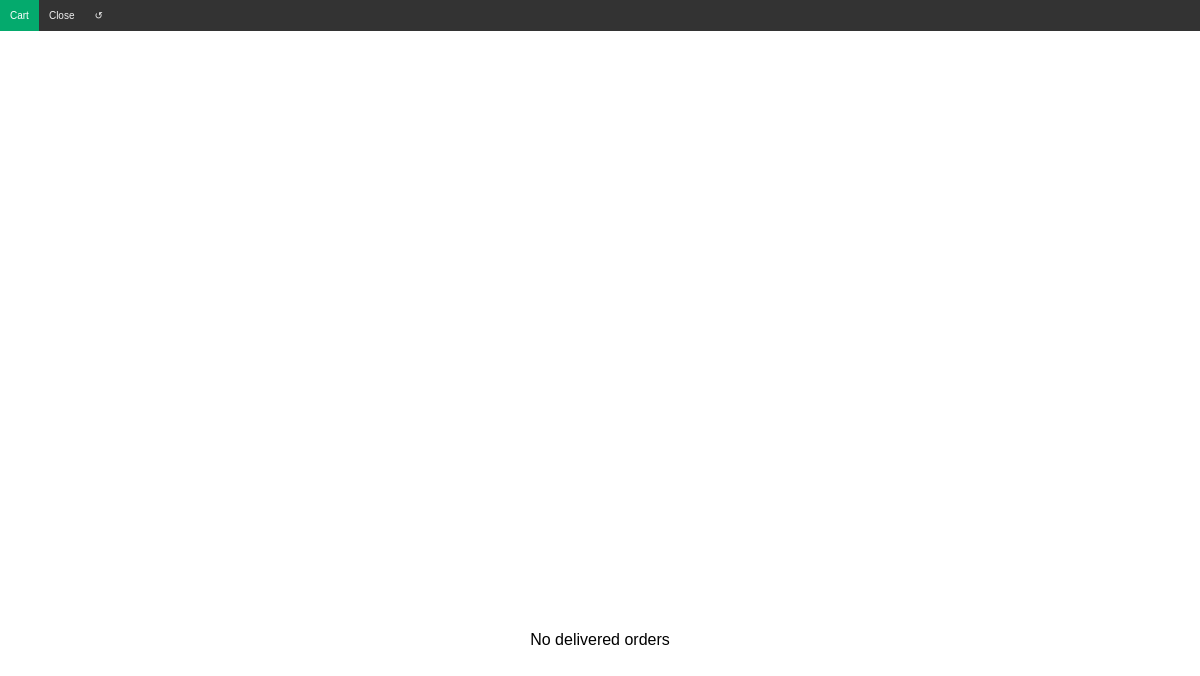
/orders/ (signed in), run on an earlier commit of the app's database.
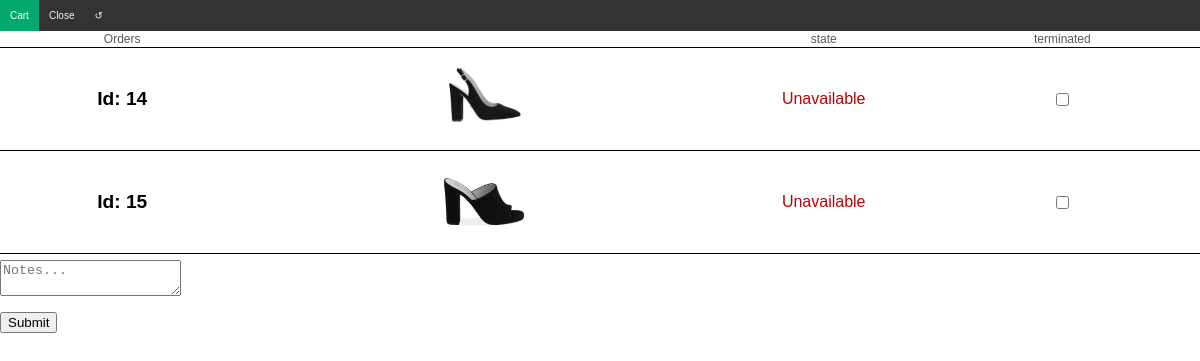
And on a later commit of the database.
### shoes/models.py (models this page shows, shortened)
class ShoeImage(models.Model):
    shoe = models.ForeignKey('Shoe', on_delete=models.CASCADE, null=True)
    image = models.ImageField()

class Shoe(models.Model):
    SEAS_CHOICES = (
    ("Autumn", "Autumn"),
    ("Winter", "Winter"),
    ("Spring", "Spring"),
    ("Summer", "Summer"),
    )
    MODEL_CHOICES = (
    ("Décolleté", "Décolleté"),
    ("D'Orsay", "D'Orsay"),
    ("V-neck", "V-neck"),
    ("Mules", "Mules"),
    ("Sabot", "Sabot"),
    ("Clogs", "Clogs"),
    ("Mocassins", "Mocassins"),
    ("Brogues", "Brogues"),
    ("Sandals", "Sandals"),
    ("Lace-up", "Lace-up"),
    ("Gladiators", "Gladiators"),
    ("Boots", "Boots"),
    ("Boots Texan", "Boots Texan"),
    ("Ankle Boots", "Ankle Boots"),
    ("Sock Boots", "Sock Boots"),
    ("Cuissardes", "Cuissardes"),
    ("Sneakers", "Sneakers"),
    ("Pumps", "Pumps"),
    ("T-Strap", "T-Strap"),
    ("Cross-Strap", "Cross-Strap"),
    ("Diagonal-Strap", "Diagonal-Strap"),
    ("Ankle-Strap", "Ankle-Strap"),
    ("Beatles", "Beatles"),
    ("Bikers", "Bikers"),
    ("Mary Jane", "Mary Jane"),
    ("Ballet Flats", "Ballets Flats"),
    ("Ballroom Dance Shoes", "Ballroom Dance Shoes"),
    ("Espadrille", "Espadrille"),
    ("Fantasy", "Fantasy"),
    ("Corset", "Corset"),
    ("Cut Out", "Cut Out"),
    ("Flip-flops", "Flip-flops"),
    )
    STYLE_CHOICES = (
    ("Casual", "Casual"),
    ("Sport", "Sport"),
    ("Tennis", "Tennis"),
    ("Elegant", "Elegant"),
    ("Cerimony", "Cerimony"),
    ("Wedding", "Wedding"),
    ("Office", "Office"),
    ("Evening", "Evening"),
    ("Sea", "Sea"),
    ("Home", "Home"),
    )
    SIZE_CHOICES = (
    ("30", "30"), ("30.5", "30.5"), ("31", "31"), ("31.5", "31.5"), ("32", "32"), ("32.5", "32.5"), ("33", "33"), ("33.5", "33.5"), ("34", "34"), ("34.5", "34.5"),
    ("35", "35"), ("35.5", "35.5"), ("36", "36"), ("36.5", "36.5"), ("37", "37"), ("37.5", "37.5"), ("38", "38"), ("38.5", "38.5"), ("39", "39"), ("39.5", "39.5"),
    ("40", "40"), ("40.5", "40.5"), ("41", "41"), ("41.5", "41.5"), ("42", "42"), ("42.5", "42.5"), ("43", "43"), ("43.5", "43.5"), ("44", "44"), ("44.5", "44.5"), ("45", "45"),
    )
    COLOR_CHOICES = (
    ("Black", "Black"),
    ("Nude", "Nude"),
    ("Gray", "Gray"),
    ("White", "White"),
    ("Brown", "Brown"),
    ("Beige", "Beige"),
    ("Red", "Red"),
    ("Gold", "Gold"),
    ("Yellow", "Yellow"),
    ("Pink", "Pink"),
    ("Green", "Green"),
    ("Orange", "Orange"),
    ("Fuchsia", "Fuchsia"),
    ("Blue", "Blue"),
    ("Azure", "Azure"),
    ("Silver", "Silver"),
    ("Purple", "Purple"),
    ("Wheat", "Wheat"),
    ("Glitter", "Glitter"),
    )
    HEEL_KIND_CHOICES = (
    ("Large", "Large"),
    ("Wedge", "Wedge"),
    ("Stiletto", "Stiletto"),
    ("Cone", "Cone"),
    ("Blade", "Blade"),
    ("Kitten", "Kitten"),
    ("Spool", "Spool"),
    )
    STATE_CHOICES = (
    ("New", "New"),
    ("Good conditions", "Good conditions"),
    ("To be cleaned", "To be cleaned"),
    ("Need service", "Need service"),
    )
    MATERIAL_CHOICES = (
    ("Leather", "Leather"),
    ("Patent leather", "Patent leather"),
    ("Suede leather", "Suede leather"),
    ("Rubber", "Rubber"),
    ("Fabric", "Fabric"),
    ("Wood", "Wood"),
    ("Cork", "Cork"),
    ("Synthetics", "Synthetics"),
    ("Microfiber", "Microfiber"),
    ("Plastic", "Plastic"),
    ("Vinyl", "Vinyl"),
    ("Polyethylene", "Polyethylene"),
    ("Other", "Other"),
    )
    TOE_CHOICES = (
    ("Peep", "Peep"),
    ("Open", "Open"),
    ("Rounded", "Rounded"),
    ("Pointed", "Pointed"),
    ("Square", "Square"),
    ("Almond", "Almond"),
    )
    COMFORT_CHOICES = [(i, i) for i in range(1,6)]
    PLANT_FIT_CHOICES = (
    ("Narrow", "Narrow"),
    ("Normal", "Normal"),
    ("Wide", "Wide"),
    )
    user = models.ManyToManyField('auth.User', related_name='user_items', blank=True)
    cart_user = models.ManyToManyField('auth.User', related_name='cart_items', blank=True)
    favourite_user = models.ManyToManyField('auth.User', related_name='favourite_items', blank=True)
    urgent_user = models.ManyToManyField('auth.User', related_name='urgent_items', blank=True)
    ordered_user = models.ManyToManyField('auth.User', related_name='ordered_items', blank=True)
    delivered_user = models.ManyToManyField('auth.User', related_name='delivered_items', blank=True)
    terminated_user = models.ManyToManyField('auth.User', related_name='terminated_items', blank=True)
    model = models.CharField(max_length=200, choices=MODEL_CHOICES, blank=True, null=True)
    platform = models.BooleanField(default=False)
    slingback = models.BooleanField(default=False)
    toe = models.CharField(max_length=20, choices=TOE_CHOICES, blank=True, null=True)
    style = models.CharField(max_length=200, choices=STYLE_CHOICES, blank=True, null=True)
    brand = models.ForeignKey('ShoeBrand', on_delete=models.SET_NULL, blank=True, null=True)
    SKU = models.CharField(max_length=200, blank=True, null=True)
    name = models.CharField(max_length=200, blank=True, null=True)
    size = models.CharField(max_length=5, choices=SIZE_CHOICES, blank=True, null=True)
    color = models.CharField(max_length=200, choices=COLOR_CHOICES, blank=True, null=True)
    sole_color = models.CharField(max_length=200, choices=COLOR_CHOICES, blank=True, null=True)
    heel_height = models.IntegerField(default=0, blank=True, null=True)
    heel_kind = models.CharField(max_length=20, choices= HEEL_KIND_CHOICES, blank=True, null=True)
    plateau_height = models.IntegerField(default=0, blank=True, null=True)
    sole_material = models.CharField(max_length=30, choices=MATERIAL_CHOICES, blank=True, null=True)
    lining_material = models.CharField(max_length=30, choices=MATERIAL_CHOICES, blank=True, null=True)
    upper_material = models.CharField(max_length=30, choices=MATERIAL_CHOICES, blank=True, null=True)
    season = models.CharField(max_length=20, choices=SEAS_CHOICES, blank=True, null=True)
    year = models.IntegerField(default=0)
    comfort = models.IntegerField(choices=COMFORT_CHOICES, blank=True, null=True)
    plant_fit = models.CharField(max_length=30, choices=PLANT_FIT_CHOICES, blank=True, null=True)
    state = models.CharField(max_length=30, choices=STATE_CHOICES, blank=True, null=True)
    available = models.BooleanField(default=True)
    info = models.CharField(max_length=200, blank=True, null=True)
    price = models.FloatField(blank=True, null=True)
    favourite = models.BooleanField(default=False)
    cart = models.BooleanField(default=False)
    ordered = models.IntegerField(default=0, blank=True, null=True)
    urgent = models.BooleanField(default=False)
    delivered_date = models.CharField(max_length=200, blank=True, null=True)
    returned_date = models.CharField(max_length=200, blank=True, null=True)
    def checkItemState(self, user):
        state = ''
        if not self.available:
            state = 'in service'
        elif self.terminated_user.filter(pk=user.pk).exists():
            state = 'terminated'
        elif self.delivered_user.filter(pk=user.pk).exists():
            state = 'delivered'
        elif self.ordered_user.filter(pk=user.pk).exists():
            state = 'ordered'
        elif self.terminated_user.all():
            state = 'others have this'
        elif self.delivered_user.all():
            state = 'others have this'
        elif self.ordered_user.all():
            state = 'ordered by others'
        return state

### shoes/views.py (the view, shortened to what this page needs)
# urls.py: path('orders/', ordersView.as_view(), name='orders'),
class ordersView(LoginRequiredMixin, ListView):
    model = Shoe
    template_name = 'shoes/ordersView_list.html'
    formset = None
    def get_queryset(self):
        if self.request.user.is_staff:
            a = Q(ordered_user__isnull=False)
            b = Q(delivered_user__isnull=False)
            c = Q(terminated_user__isnull=False)
            queryset = Shoe.objects.filter(a | b | c).distinct()
        else:
            a = Q(ordered_user=self.request.user)
            b = Q(delivered_user=self.request.user)
            c = Q(terminated_user=self.request.user)
            queryset = Shoe.objects.filter(a | b | c).distinct()
        return queryset
    def get_context_data(self, **kwargs):
        if self.request.user.is_staff:
            formset_class = modelformset_factory(Shoe, form=ShoeOrdersAdminForm, extra=0)  # if it doesn't work uncomment dispatch
        else:
            formset_class = modelformset_factory(Shoe, form=ShoeOrdersForm, extra=0)
        context = super().get_context_data(**kwargs)
        context['terminated_items'] = self.request.user.urgent_items.values_list('pk', flat=True)
        if self.formset:
             context['shoe_formset'] = self.formset
        else:
            context['shoe_formset'] = formset_class(queryset=context['object_list'])
        return context

### shoes/templatetags/shoes_extras.py (called while the page is built)
@register.filter(name='getUserState')
def getUserState(shoe, user):
    return shoe.checkItemState(user)

### shoes/templates/shoes/ordersView_list.html (shortened to what this page needs)
<html> {% load static %}
  {% load shoes_extras %}
<div class="topnav">
  <a href="/minicart/" class="active">Cart</a>
  <a style="cursor: pointer;" onclick="windowClose();">Close</a>
  <a style="cursor: pointer;" onClick="window.location.reload();">&#x21ba;</a>
  </div>
<section class="lookbook">
  {% if not user.is_staff %}
  <form action="{% url 'orders' %}" method="post">
  <table>
    {% if object_list %}
    <tr>
      <td style="text-align: center; color:rgb(87, 87, 87);font-size:12px; left: 0; right: 0;">Orders</td>
      <td></td>
      <td style="text-align: center; color:rgb(87, 87, 87);font-size:12px; left: 0; right: 0;">
        state</td>
        <td style="text-align: center; color:rgb(87, 87, 87);font-size:12px; left: 0; right: 0;">terminated</td>
    </tr>
    {% endif %}
      {% for form in shoe_formset %}
      {% with form.instance as shoe %}
    {% for shoeimage in shoe.shoeimage_set.all|slice:":1" %}
    <tr>
      <td>
        <span style=" display: inline-block;"> Id: {{ shoe.pk }} </span>
      </td>
      <td>
        {% if shoe|getUserState:user == "Ordered" or shoe|getUserState:user == "Delivered" or shoe|getUserState:user == "Terminated" %}
        <img src="{{ shoeimage.image.url }}" style="width:100px;height:100px;">
        {% else %}
        <img src="{{ shoeimage.image.url }}" style="width:100px;height:100px; filter: grayscale(100%);">
        {% endif %}
      </td>
      <td style="width:200px;">
        {% if shoe|getUserState:user == "Terminated" %}
        <p style="color: rgb(187, 0, 0);">Terminated</p>
        {% elif shoe|getUserState:user == "Ordered" %}
        <p style="color: rgb(187, 0, 0);">Ordered</p>
        {% elif shoe|getUserState:user == "Delivered" %}
        <p style="color: rgb(187, 0, 0);">Delivered</p>
        {% else %}
        <p style="color: rgb(187, 0, 0);">Unavailable</p>
        {% endif %}
      </td>
      <td>
        {% if not shoe|getUserState:user == "Terminated" %}
        <div class="fieldWrapper">
          {{ form.terminated }}
        </div>
        {% endif %}
      </td>
    </tr>
    {% endfor %}
    {% endwith %}
    {% empty %}
    <p style="text-align:center; margin-top: 50%">No delivered orders</p>
    {% endfor %}
  </table>
  {% endif %}
  {% if not user.is_staff %}
  {% if object_list %}
    <textarea style="margin-top:6px" name="message" placeholder="Notes..."></textarea>
    <p><input type="submit" value="Submit" /> </p>
  </form>
  {% endif %}
  {% endif %}
</section>
</html>

What changed in the data, as far as the page shows it:
now on this page (row unchanged): ShoeImage: image (picture)
now on this page (row edited): Shoe: pk "14"
now on this page (row unchanged): ShoeImage: image (picture)
now on this page (row unchanged): Shoe: pk "15"
Also different on the page:
form field value: (not shown) → "Submit"
text no longer shown: "No delivered orders"
text now shown: "Orders state terminated"
